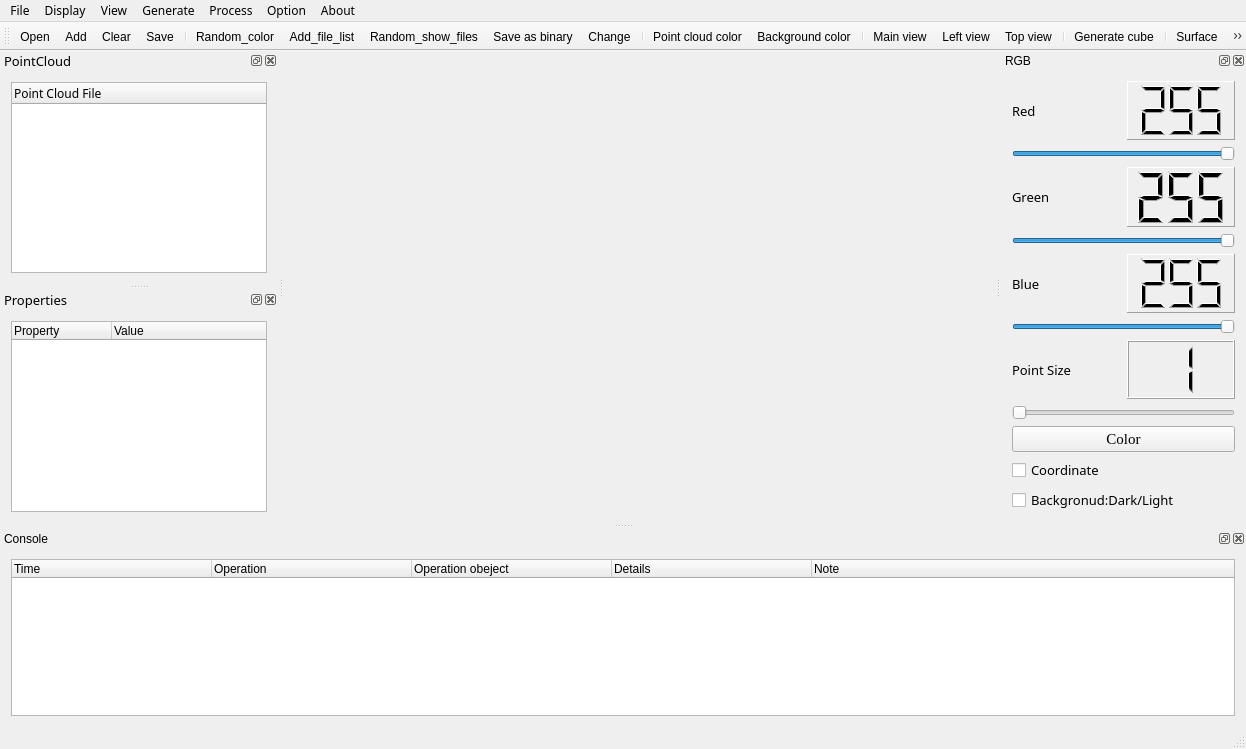
<?xml version="1.0" encoding="UTF-8"?>
<ui version="4.0">
 <class>CloudViewerClass</class>
 <widget class="QMainWindow" name="CloudViewerClass">
  <property name="geometry">
   <rect>
    <x>0</x>
    <y>0</y>
    <width>1246</width>
    <height>749</height>
   </rect>
  </property>
  <property name="sizePolicy">
   <sizepolicy hsizetype="Expanding" vsizetype="Expanding">
    <horstretch>85</horstretch>
    <verstretch>0</verstretch>
   </sizepolicy>
  </property>
  <property name="minimumSize">
   <size>
    <width>900</width>
    <height>650</height>
   </size>
  </property>
  <property name="maximumSize">
   <size>
    <width>16777215</width>
    <height>16777215</height>
   </size>
  </property>
  <property name="windowTitle">
   <string>CloudViewer</string>
  </property>
  <property name="styleSheet">
   <string notr="true"/>
  </property>
  <property name="animated">
   <bool>true</bool>
  </property>
  <property name="tabShape">
   <enum>QTabWidget::Rounded</enum>
  </property>
  <property name="dockNestingEnabled">
   <bool>false</bool>
  </property>
  <widget class="QWidget" name="centralWidget">
   <property name="sizePolicy">
    <sizepolicy hsizetype="Preferred" vsizetype="Preferred">
     <horstretch>0</horstretch>
     <verstretch>0</verstretch>
    </sizepolicy>
   </property>
   <layout class="QHBoxLayout" name="horizontalLayout_5">
    <item>
     <widget class="QVTKWidget" name="screen">
      <property name="minimumSize">
       <size>
        <width>600</width>
        <height>400</height>
       </size>
      </property>
     </widget>
    </item>
   </layout>
  </widget>
  <widget class="QMenuBar" name="menuBar">
   <property name="geometry">
    <rect>
     <x>0</x>
     <y>0</y>
     <width>1246</width>
     <height>23</height>
    </rect>
   </property>
   <property name="font">
    <font>
     <family>微软雅黑</family>
    </font>
   </property>
   <widget class="QMenu" name="menuFile">
    <property name="title">
     <string>File</string>
    </property>
    <addaction name="openAction"/>
    <addaction name="addAction"/>
    <addaction name="clearAction"/>
    <addaction name="actionRandom_color"/>
    <addaction name="actionAdd_file_list"/>
    <addaction name="actionRandom_show_files"/>
    <addaction name="saveAction"/>
    <addaction name="saveBinaryAction"/>
    <addaction name="changeAction"/>
    <addaction name="exitAction"/>
   </widget>
   <widget class="QMenu" name="menuGenerate">
    <property name="title">
     <string>Generate</string>
    </property>
    <widget class="QMenu" name="menuBasic_shapes">
     <property name="title">
      <string>Basic shapes</string>
     </property>
     <property name="icon">
      <iconset>
       <normaloff>Resources/images/shape.png</normaloff>Resources/images/shape.png</iconset>
     </property>
     <addaction name="sphereAction"/>
     <addaction name="cylinderAction"/>
    </widget>
    <addaction name="cubeAction"/>
    <addaction name="menuBasic_shapes"/>
   </widget>
   <widget class="QMenu" name="menuAbout">
    <property name="title">
     <string>About</string>
    </property>
    <addaction name="helpAction"/>
    <addaction name="aboutAction"/>
   </widget>
   <widget class="QMenu" name="menuOption">
    <property name="title">
     <string>Option</string>
    </property>
    <widget class="QMenu" name="themeAction">
     <property name="title">
      <string>Theme</string>
     </property>
     <property name="icon">
      <iconset>
       <normaloff>Resources/images/theme.png</normaloff>Resources/images/theme.png</iconset>
     </property>
     <addaction name="windowsThemeAction"/>
     <addaction name="darculaThemeAction"/>
    </widget>
    <widget class="QMenu" name="langAction">
     <property name="title">
      <string>Language</string>
     </property>
     <property name="icon">
      <iconset>
       <normaloff>Resources/images/language.png</normaloff>Resources/images/language.png</iconset>
     </property>
     <addaction name="englishAction"/>
     <addaction name="chineseAction"/>
    </widget>
    <addaction name="themeAction"/>
    <addaction name="langAction"/>
   </widget>
   <widget class="QMenu" name="menuView">
    <property name="title">
     <string>Display</string>
    </property>
    <widget class="QMenu" name="menuAngle_view">
     <property name="title">
      <string>Angle view</string>
     </property>
     <addaction name="mainviewAction"/>
     <addaction name="leftviewAction"/>
     <addaction name="topviewAction"/>
    </widget>
    <addaction name="pointcolorAction"/>
    <addaction name="bgcolorAction"/>
    <addaction name="menuAngle_view"/>
   </widget>
   <widget class="QMenu" name="menuView_2">
    <property name="title">
     <string>View</string>
    </property>
    <addaction name="dataAction"/>
    <addaction name="propertyAction"/>
    <addaction name="consoleAction"/>
    <addaction name="RGBAction"/>
   </widget>
   <widget class="QMenu" name="menuProcess">
    <property name="title">
     <string>Process</string>
    </property>
    <addaction name="meshsurfaceAction"/>
    <addaction name="wireframeAction"/>
   </widget>
   <addaction name="menuFile"/>
   <addaction name="menuView"/>
   <addaction name="menuView_2"/>
   <addaction name="menuGenerate"/>
   <addaction name="menuProcess"/>
   <addaction name="menuOption"/>
   <addaction name="menuAbout"/>
  </widget>
  <widget class="QToolBar" name="mainToolBar">
   <attribute name="toolBarArea">
    <enum>TopToolBarArea</enum>
   </attribute>
   <attribute name="toolBarBreak">
    <bool>false</bool>
   </attribute>
   <addaction name="openAction"/>
   <addaction name="addAction"/>
   <addaction name="clearAction"/>
   <addaction name="saveAction"/>
   <addaction name="separator"/>
   <addaction name="actionRandom_color"/>
   <addaction name="actionAdd_file_list"/>
   <addaction name="actionRandom_show_files"/>
   <addaction name="saveBinaryAction"/>
   <addaction name="changeAction"/>
   <addaction name="separator"/>
   <addaction name="pointcolorAction"/>
   <addaction name="bgcolorAction"/>
   <addaction name="separator"/>
   <addaction name="mainviewAction"/>
   <addaction name="leftviewAction"/>
   <addaction name="topviewAction"/>
   <addaction name="separator"/>
   <addaction name="cubeAction"/>
   <addaction name="separator"/>
   <addaction name="meshsurfaceAction"/>
   <addaction name="wireframeAction"/>
   <addaction name="separator"/>
   <addaction name="helpAction"/>
   <addaction name="aboutAction"/>
   <addaction name="separator"/>
  </widget>
  <widget class="QStatusBar" name="statusBar"/>
  <widget class="QDockWidget" name="RGBDock">
   <property name="minimumSize">
    <size>
     <width>245</width>
     <height>400</height>
    </size>
   </property>
   <property name="maximumSize">
    <size>
     <width>300</width>
     <height>524287</height>
    </size>
   </property>
   <property name="windowTitle">
    <string>RGB</string>
   </property>
   <attribute name="dockWidgetArea">
    <number>2</number>
   </attribute>
   <widget class="QWidget" name="dockWidgetContents_4">
    <layout class="QVBoxLayout" name="verticalLayout_2">
     <item>
      <layout class="QVBoxLayout" name="verticalLayout">
       <item>
        <layout class="QHBoxLayout" name="horizontalLayout">
         <item>
          <widget class="QLabel" name="label_1">
           <property name="sizePolicy">
            <sizepolicy hsizetype="Expanding" vsizetype="Preferred">
             <horstretch>0</horstretch>
             <verstretch>0</verstretch>
            </sizepolicy>
           </property>
           <property name="font">
            <font>
             <family>微软雅黑</family>
             <pointsize>10</pointsize>
            </font>
           </property>
           <property name="text">
            <string>Red</string>
           </property>
          </widget>
         </item>
         <item>
          <widget class="QLCDNumber" name="rLCD">
           <property name="sizePolicy">
            <sizepolicy hsizetype="Expanding" vsizetype="Minimum">
             <horstretch>0</horstretch>
             <verstretch>0</verstretch>
            </sizepolicy>
           </property>
           <property name="autoFillBackground">
            <bool>false</bool>
           </property>
           <property name="inputMethodHints">
            <set>Qt::ImhNone</set>
           </property>
           <property name="frameShape">
            <enum>QFrame::Panel</enum>
           </property>
           <property name="frameShadow">
            <enum>QFrame::Raised</enum>
           </property>
           <property name="lineWidth">
            <number>1</number>
           </property>
           <property name="smallDecimalPoint">
            <bool>false</bool>
           </property>
           <property name="digitCount">
            <number>3</number>
           </property>
           <property name="mode">
            <enum>QLCDNumber::Dec</enum>
           </property>
           <property name="value" stdset="0">
            <double>255.000000000000000</double>
           </property>
           <property name="intValue" stdset="0">
            <number>255</number>
           </property>
          </widget>
         </item>
        </layout>
       </item>
       <item>
        <widget class="QSlider" name="rSlider">
         <property name="sizePolicy">
          <sizepolicy hsizetype="Expanding" vsizetype="Fixed">
           <horstretch>0</horstretch>
           <verstretch>0</verstretch>
          </sizepolicy>
         </property>
         <property name="minimumSize">
          <size>
           <width>132</width>
           <height>0</height>
          </size>
         </property>
         <property name="maximum">
          <number>255</number>
         </property>
         <property name="sliderPosition">
          <number>255</number>
         </property>
         <property name="orientation">
          <enum>Qt::Horizontal</enum>
         </property>
        </widget>
       </item>
       <item>
        <layout class="QHBoxLayout" name="horizontalLayout_2">
         <item>
          <widget class="QLabel" name="label_2">
           <property name="sizePolicy">
            <sizepolicy hsizetype="Expanding" vsizetype="Preferred">
             <horstretch>0</horstretch>
             <verstretch>0</verstretch>
            </sizepolicy>
           </property>
           <property name="font">
            <font>
             <family>微软雅黑</family>
             <pointsize>10</pointsize>
            </font>
           </property>
           <property name="text">
            <string>Green</string>
           </property>
          </widget>
         </item>
         <item>
          <widget class="QLCDNumber" name="gLCD">
           <property name="sizePolicy">
            <sizepolicy hsizetype="Expanding" vsizetype="Minimum">
             <horstretch>0</horstretch>
             <verstretch>0</verstretch>
            </sizepolicy>
           </property>
           <property name="frameShape">
            <enum>QFrame::Panel</enum>
           </property>
           <property name="digitCount">
            <number>3</number>
           </property>
           <property name="intValue" stdset="0">
            <number>255</number>
           </property>
          </widget>
         </item>
        </layout>
       </item>
       <item>
        <widget class="QSlider" name="gSlider">
         <property name="sizePolicy">
          <sizepolicy hsizetype="Expanding" vsizetype="Fixed">
           <horstretch>0</horstretch>
           <verstretch>0</verstretch>
          </sizepolicy>
         </property>
         <property name="minimumSize">
          <size>
           <width>132</width>
           <height>0</height>
          </size>
         </property>
         <property name="maximum">
          <number>255</number>
         </property>
         <property name="sliderPosition">
          <number>255</number>
         </property>
         <property name="orientation">
          <enum>Qt::Horizontal</enum>
         </property>
        </widget>
       </item>
       <item>
        <layout class="QHBoxLayout" name="horizontalLayout_3">
         <item>
          <widget class="QLabel" name="label_3">
           <property name="sizePolicy">
            <sizepolicy hsizetype="Expanding" vsizetype="Preferred">
             <horstretch>0</horstretch>
             <verstretch>0</verstretch>
            </sizepolicy>
           </property>
           <property name="font">
            <font>
             <family>微软雅黑</family>
             <pointsize>10</pointsize>
            </font>
           </property>
           <property name="text">
            <string>Blue</string>
           </property>
          </widget>
         </item>
         <item>
          <widget class="QLCDNumber" name="bLCD">
           <property name="sizePolicy">
            <sizepolicy hsizetype="Expanding" vsizetype="Minimum">
             <horstretch>0</horstretch>
             <verstretch>0</verstretch>
            </sizepolicy>
           </property>
           <property name="frameShape">
            <enum>QFrame::Panel</enum>
           </property>
           <property name="digitCount">
            <number>3</number>
           </property>
           <property name="intValue" stdset="0">
            <number>255</number>
           </property>
          </widget>
         </item>
        </layout>
       </item>
       <item>
        <widget class="QSlider" name="bSlider">
         <property name="sizePolicy">
          <sizepolicy hsizetype="Expanding" vsizetype="Fixed">
           <horstretch>0</horstretch>
           <verstretch>0</verstretch>
          </sizepolicy>
         </property>
         <property name="minimumSize">
          <size>
           <width>132</width>
           <height>0</height>
          </size>
         </property>
         <property name="maximum">
          <number>255</number>
         </property>
         <property name="sliderPosition">
          <number>255</number>
         </property>
         <property name="orientation">
          <enum>Qt::Horizontal</enum>
         </property>
        </widget>
       </item>
       <item>
        <layout class="QHBoxLayout" name="horizontalLayout_4">
         <item>
          <widget class="QLabel" name="label_4">
           <property name="sizePolicy">
            <sizepolicy hsizetype="Expanding" vsizetype="Preferred">
             <horstretch>0</horstretch>
             <verstretch>0</verstretch>
            </sizepolicy>
           </property>
           <property name="font">
            <font>
             <family>微软雅黑</family>
             <pointsize>10</pointsize>
            </font>
           </property>
           <property name="text">
            <string>Point Size</string>
           </property>
          </widget>
         </item>
         <item>
          <widget class="QLCDNumber" name="sizeLCD">
           <property name="sizePolicy">
            <sizepolicy hsizetype="Expanding" vsizetype="Minimum">
             <horstretch>0</horstretch>
             <verstretch>0</verstretch>
            </sizepolicy>
           </property>
           <property name="digitCount">
            <number>1</number>
           </property>
           <property name="segmentStyle">
            <enum>QLCDNumber::Filled</enum>
           </property>
           <property name="intValue" stdset="0">
            <number>1</number>
           </property>
          </widget>
         </item>
        </layout>
       </item>
       <item>
        <widget class="QSlider" name="pSlider">
         <property name="sizePolicy">
          <sizepolicy hsizetype="Expanding" vsizetype="Fixed">
           <horstretch>0</horstretch>
           <verstretch>0</verstretch>
          </sizepolicy>
         </property>
         <property name="minimumSize">
          <size>
           <width>132</width>
           <height>0</height>
          </size>
         </property>
         <property name="minimum">
          <number>1</number>
         </property>
         <property name="maximum">
          <number>10</number>
         </property>
         <property name="sliderPosition">
          <number>1</number>
         </property>
         <property name="orientation">
          <enum>Qt::Horizontal</enum>
         </property>
        </widget>
       </item>
       <item>
        <widget class="QPushButton" name="colorBtn">
         <property name="font">
          <font>
           <family>Times New Roman</family>
           <pointsize>11</pointsize>
          </font>
         </property>
         <property name="styleSheet">
          <string notr="true"/>
         </property>
         <property name="text">
          <string>Color</string>
         </property>
        </widget>
       </item>
      </layout>
     </item>
     <item>
      <widget class="QCheckBox" name="cooCbx">
       <property name="font">
        <font>
         <family>微软雅黑</family>
         <pointsize>10</pointsize>
        </font>
       </property>
       <property name="text">
        <string>Coordinate</string>
       </property>
      </widget>
     </item>
     <item>
      <widget class="QCheckBox" name="bgcCbx">
       <property name="font">
        <font>
         <family>微软雅黑</family>
         <pointsize>10</pointsize>
        </font>
       </property>
       <property name="text">
        <string>Backgronud:Dark/Light</string>
       </property>
      </widget>
     </item>
    </layout>
   </widget>
  </widget>
  <widget class="QDockWidget" name="dataDock">
   <property name="minimumSize">
    <size>
     <width>250</width>
     <height>233</height>
    </size>
   </property>
   <property name="maximumSize">
    <size>
     <width>300</width>
     <height>524287</height>
    </size>
   </property>
   <property name="font">
    <font>
     <family>微软雅黑</family>
     <pointsize>10</pointsize>
    </font>
   </property>
   <property name="windowTitle">
    <string>PointCloud</string>
   </property>
   <attribute name="dockWidgetArea">
    <number>1</number>
   </attribute>
   <widget class="QWidget" name="dockWidgetContents_5">
    <layout class="QVBoxLayout" name="verticalLayout_3">
     <item>
      <widget class="QTreeWidget" name="dataTree">
       <property name="minimumSize">
        <size>
         <width>0</width>
         <height>180</height>
        </size>
       </property>
       <property name="font">
        <font>
         <family>微软雅黑</family>
         <pointsize>9</pointsize>
        </font>
       </property>
       <property name="contextMenuPolicy">
        <enum>Qt::CustomContextMenu</enum>
       </property>
       <column>
        <property name="text">
         <string>Point Cloud File</string>
        </property>
       </column>
      </widget>
     </item>
    </layout>
   </widget>
  </widget>
  <widget class="QDockWidget" name="propertyDock">
   <property name="minimumSize">
    <size>
     <width>250</width>
     <height>233</height>
    </size>
   </property>
   <property name="font">
    <font>
     <family>微软雅黑</family>
     <pointsize>10</pointsize>
    </font>
   </property>
   <property name="windowTitle">
    <string>Properties</string>
   </property>
   <attribute name="dockWidgetArea">
    <number>1</number>
   </attribute>
   <widget class="QWidget" name="dockWidgetContents_6">
    <layout class="QVBoxLayout" name="verticalLayout_4">
     <item>
      <widget class="QTableWidget" name="propertyTable">
       <property name="minimumSize">
        <size>
         <width>0</width>
         <height>180</height>
        </size>
       </property>
       <property name="font">
        <font>
         <pointsize>9</pointsize>
        </font>
       </property>
       <property name="frameShadow">
        <enum>QFrame::Sunken</enum>
       </property>
       <property name="midLineWidth">
        <number>0</number>
       </property>
       <property name="horizontalScrollBarPolicy">
        <enum>Qt::ScrollBarAsNeeded</enum>
       </property>
       <property name="sizeAdjustPolicy">
        <enum>QAbstractScrollArea::AdjustIgnored</enum>
       </property>
       <property name="autoScroll">
        <bool>true</bool>
       </property>
       <property name="editTriggers">
        <set>QAbstractItemView::NoEditTriggers</set>
       </property>
       <property name="tabKeyNavigation">
        <bool>true</bool>
       </property>
       <property name="showDropIndicator" stdset="0">
        <bool>true</bool>
       </property>
       <property name="dragDropOverwriteMode">
        <bool>true</bool>
       </property>
       <property name="alternatingRowColors">
        <bool>false</bool>
       </property>
       <property name="selectionMode">
        <enum>QAbstractItemView::ExtendedSelection</enum>
       </property>
       <property name="textElideMode">
        <enum>Qt::ElideLeft</enum>
       </property>
       <property name="horizontalScrollMode">
        <enum>QAbstractItemView::ScrollPerItem</enum>
       </property>
       <property name="showGrid">
        <bool>false</bool>
       </property>
       <property name="wordWrap">
        <bool>true</bool>
       </property>
       <property name="cornerButtonEnabled">
        <bool>true</bool>
       </property>
       <property name="rowCount">
        <number>4</number>
       </property>
       <property name="columnCount">
        <number>2</number>
       </property>
       <attribute name="horizontalHeaderCascadingSectionResizes">
        <bool>false</bool>
       </attribute>
       <attribute name="horizontalHeaderDefaultSectionSize">
        <number>100</number>
       </attribute>
       <attribute name="horizontalHeaderHighlightSections">
        <bool>true</bool>
       </attribute>
       <attribute name="horizontalHeaderMinimumSectionSize">
        <number>25</number>
       </attribute>
       <attribute name="horizontalHeaderStretchLastSection">
        <bool>true</bool>
       </attribute>
       <attribute name="verticalHeaderVisible">
        <bool>false</bool>
       </attribute>
       <attribute name="verticalHeaderCascadingSectionResizes">
        <bool>false</bool>
       </attribute>
       <row/>
       <row/>
       <row/>
       <row/>
       <column>
        <property name="text">
         <string>Property</string>
        </property>
        <property name="textAlignment">
         <set>AlignLeading|AlignVCenter</set>
        </property>
       </column>
       <column>
        <property name="text">
         <string>Value</string>
        </property>
        <property name="textAlignment">
         <set>AlignLeading|AlignVCenter</set>
        </property>
       </column>
      </widget>
     </item>
    </layout>
   </widget>
  </widget>
  <widget class="QDockWidget" name="consoleDock">
   <property name="minimumSize">
    <size>
     <width>200</width>
     <height>140</height>
    </size>
   </property>
   <property name="maximumSize">
    <size>
     <width>524287</width>
     <height>220</height>
    </size>
   </property>
   <property name="windowTitle">
    <string>Console</string>
   </property>
   <attribute name="dockWidgetArea">
    <number>8</number>
   </attribute>
   <widget class="QWidget" name="dockWidgetContents_7">
    <layout class="QVBoxLayout" name="verticalLayout_5">
     <item>
      <widget class="QTableWidget" name="consoleTable">
       <property name="showGrid">
        <bool>false</bool>
       </property>
       <property name="gridStyle">
        <enum>Qt::SolidLine</enum>
       </property>
       <property name="rowCount">
        <number>0</number>
       </property>
       <property name="columnCount">
        <number>5</number>
       </property>
       <attribute name="horizontalHeaderVisible">
        <bool>true</bool>
       </attribute>
       <attribute name="horizontalHeaderDefaultSectionSize">
        <number>200</number>
       </attribute>
       <attribute name="horizontalHeaderStretchLastSection">
        <bool>true</bool>
       </attribute>
       <attribute name="verticalHeaderVisible">
        <bool>false</bool>
       </attribute>
       <column>
        <property name="text">
         <string>Time</string>
        </property>
        <property name="textAlignment">
         <set>AlignLeading|AlignVCenter</set>
        </property>
       </column>
       <column>
        <property name="text">
         <string>Operation</string>
        </property>
        <property name="textAlignment">
         <set>AlignLeading|AlignVCenter</set>
        </property>
       </column>
       <column>
        <property name="text">
         <string>Operation obeject</string>
        </property>
        <property name="textAlignment">
         <set>AlignLeading|AlignVCenter</set>
        </property>
       </column>
       <column>
        <property name="text">
         <string>Details</string>
        </property>
        <property name="textAlignment">
         <set>AlignLeading|AlignVCenter</set>
        </property>
       </column>
       <column>
        <property name="text">
         <string>Note</string>
        </property>
        <property name="textAlignment">
         <set>AlignLeading|AlignVCenter</set>
        </property>
       </column>
      </widget>
     </item>
    </layout>
   </widget>
  </widget>
  <action name="openAction">
   <property name="icon">
    <iconset>
     <normaloff>Resources/images/open.png</normaloff>Resources/images/open.png</iconset>
   </property>
   <property name="text">
    <string>Open</string>
   </property>
   <property name="statusTip">
    <string>open a exsting file</string>
   </property>
   <property name="shortcut">
    <string>Ctrl+O</string>
   </property>
  </action>
  <action name="saveAction">
   <property name="icon">
    <iconset>
     <normaloff>Resources/images/save.png</normaloff>Resources/images/save.png</iconset>
   </property>
   <property name="text">
    <string>Save</string>
   </property>
   <property name="statusTip">
    <string>save the file</string>
   </property>
   <property name="shortcut">
    <string>Ctrl+S</string>
   </property>
  </action>
  <action name="saveasAction">
   <property name="text">
    <string>Save as...</string>
   </property>
  </action>
  <action name="cubeAction">
   <property name="icon">
    <iconset>
     <normaloff>Resources/images/cube.png</normaloff>Resources/images/cube.png</iconset>
   </property>
   <property name="text">
    <string>Generate cube</string>
   </property>
   <property name="statusTip">
    <string>generate a cube point cloud</string>
   </property>
  </action>
  <action name="helpAction">
   <property name="icon">
    <iconset>
     <normaloff>Resources/images/help.png</normaloff>Resources/images/help.png</iconset>
   </property>
   <property name="text">
    <string>Help</string>
   </property>
   <property name="statusTip">
    <string>show help information</string>
   </property>
  </action>
  <action name="aboutAction">
   <property name="icon">
    <iconset>
     <normaloff>Resources/images/about.png</normaloff>Resources/images/about.png</iconset>
   </property>
   <property name="text">
    <string>About</string>
   </property>
   <property name="statusTip">
    <string>show some information of the software</string>
   </property>
  </action>
  <action name="changeAction">
   <property name="icon">
    <iconset>
     <normaloff>Resources/images/change.png</normaloff>Resources/images/change.png</iconset>
   </property>
   <property name="text">
    <string>Change</string>
   </property>
   <property name="statusTip">
    <string>change the format of the file</string>
   </property>
  </action>
  <action name="exitAction">
   <property name="icon">
    <iconset>
     <normaloff>Resources/images/exit.png</normaloff>Resources/images/exit.png</iconset>
   </property>
   <property name="text">
    <string>Exit</string>
   </property>
   <property name="shortcut">
    <string>Ctrl+Q</string>
   </property>
  </action>
  <action name="pointcolorAction">
   <property name="icon">
    <iconset>
     <normaloff>Resources/images/pointcolor.png</normaloff>Resources/images/pointcolor.png</iconset>
   </property>
   <property name="text">
    <string>Point cloud color</string>
   </property>
  </action>
  <action name="bgcolorAction">
   <property name="icon">
    <iconset>
     <normaloff>Resources/images/bgcolor.png</normaloff>Resources/images/bgcolor.png</iconset>
   </property>
   <property name="text">
    <string>Background color</string>
   </property>
  </action>
  <action name="mainviewAction">
   <property name="icon">
    <iconset>
     <normaloff>Resources/images/zhengshi.png</normaloff>Resources/images/zhengshi.png</iconset>
   </property>
   <property name="text">
    <string>Main view</string>
   </property>
  </action>
  <action name="leftviewAction">
   <property name="icon">
    <iconset>
     <normaloff>Resources/images/zuoshi.png</normaloff>Resources/images/zuoshi.png</iconset>
   </property>
   <property name="text">
    <string>Left view</string>
   </property>
  </action>
  <action name="topviewAction">
   <property name="icon">
    <iconset>
     <normaloff>Resources/images/fushi.png</normaloff>Resources/images/fushi.png</iconset>
   </property>
   <property name="text">
    <string>Top view</string>
   </property>
  </action>
  <action name="dataAction">
   <property name="checkable">
    <bool>true</bool>
   </property>
   <property name="checked">
    <bool>true</bool>
   </property>
   <property name="text">
    <string>Data Manager</string>
   </property>
  </action>
  <action name="propertyAction">
   <property name="checkable">
    <bool>true</bool>
   </property>
   <property name="checked">
    <bool>true</bool>
   </property>
   <property name="text">
    <string>Property Manager</string>
   </property>
  </action>
  <action name="consoleAction">
   <property name="checkable">
    <bool>true</bool>
   </property>
   <property name="checked">
    <bool>true</bool>
   </property>
   <property name="text">
    <string>Console</string>
   </property>
  </action>
  <action name="RGBAction">
   <property name="checkable">
    <bool>true</bool>
   </property>
   <property name="checked">
    <bool>true</bool>
   </property>
   <property name="text">
    <string>RGB Manager</string>
   </property>
  </action>
  <action name="clearAction">
   <property name="icon">
    <iconset>
     <normaloff>Resources/images/clear.png</normaloff>Resources/images/clear.png</iconset>
   </property>
   <property name="text">
    <string>Clear</string>
   </property>
  </action>
  <action name="addAction">
   <property name="icon">
    <iconset>
     <normaloff>Resources/images/add.png</normaloff>Resources/images/add.png</iconset>
   </property>
   <property name="text">
    <string>Add</string>
   </property>
   <property name="shortcut">
    <string>Ctrl+Alt+O</string>
   </property>
  </action>
  <action name="sphereAction">
   <property name="icon">
    <iconset>
     <normaloff>Resources/images/sphere.png</normaloff>Resources/images/sphere.png</iconset>
   </property>
   <property name="text">
    <string>Sphere</string>
   </property>
  </action>
  <action name="cylinderAction">
   <property name="icon">
    <iconset>
     <normaloff>Resources/images/cylinder.png</normaloff>Resources/images/cylinder.png</iconset>
   </property>
   <property name="text">
    <string>Cylinder</string>
   </property>
  </action>
  <action name="meshsurfaceAction">
   <property name="icon">
    <iconset>
     <normaloff>Resources/images/mesh.png</normaloff>Resources/images/mesh.png</iconset>
   </property>
   <property name="text">
    <string>Surface</string>
   </property>
  </action>
  <action name="wireframeAction">
   <property name="icon">
    <iconset>
     <normaloff>Resources/images/frame.png</normaloff>Resources/images/frame.png</iconset>
   </property>
   <property name="text">
    <string>Wireframe</string>
   </property>
  </action>
  <action name="windowsThemeAction">
   <property name="text">
    <string>Windows</string>
   </property>
  </action>
  <action name="darculaThemeAction">
   <property name="text">
    <string>Darcula</string>
   </property>
  </action>
  <action name="englishAction">
   <property name="text">
    <string>English</string>
   </property>
  </action>
  <action name="chineseAction">
   <property name="text">
    <string>Chinese</string>
   </property>
  </action>
  <action name="saveBinaryAction">
   <property name="icon">
    <iconset>
     <normaloff>Resources/images/saveBinary.png</normaloff>Resources/images/saveBinary.png</iconset>
   </property>
   <property name="text">
    <string>Save as binary</string>
   </property>
   <property name="statusTip">
    <string>Save point cloud as binary file</string>
   </property>
  </action>
  <action name="actionRandom_color">
   <property name="text">
    <string>Random_color</string>
   </property>
   <property name="shortcut">
    <string>Ctrl+R</string>
   </property>
  </action>
  <action name="actionAdd_file_list">
   <property name="text">
    <string>Add_file_list</string>
   </property>
   <property name="shortcut">
    <string>Ctrl+Alt+F</string>
   </property>
  </action>
  <action name="actionRandom_show_files">
   <property name="text">
    <string>Random_show_files</string>
   </property>
   <property name="shortcut">
    <string>Ctrl+Alt+R</string>
   </property>
  </action>
 </widget>
 <layoutdefault spacing="6" margin="11"/>
 <customwidgets>
  <customwidget>
   <class>QVTKWidget</class>
   <extends>QWidget</extends>
   <header>QVTKWidget.h</header>
  </customwidget>
 </customwidgets>
 <resources>
  <include location="cloudviewer.qrc"/>
 </resources>
 <connections/>
</ui>
